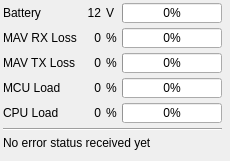
<?xml version="1.0" encoding="UTF-8"?>
<ui version="4.0">
 <class>uasInfo</class>
 <widget class="QWidget" name="uasInfo">
  <property name="geometry">
   <rect>
    <x>0</x>
    <y>0</y>
    <width>230</width>
    <height>161</height>
   </rect>
  </property>
  <property name="windowTitle">
   <string>Status Details</string>
  </property>
  <property name="styleSheet">
   <string notr="true"/>
  </property>
  <layout class="QGridLayout" name="gridLayout" rowstretch="0,0,0,0,0,0,0,100" columnstretch="0,0,0,0,0,0,0">
   <property name="margin">
    <number>3</number>
   </property>
   <property name="spacing">
    <number>5</number>
   </property>
   <item row="0" column="0">
    <widget class="QLabel" name="label">
     <property name="text">
      <string>Battery</string>
     </property>
    </widget>
   </item>
   <item row="0" column="1">
    <spacer name="horizontalSpacer_2">
     <property name="orientation">
      <enum>Qt::Horizontal</enum>
     </property>
     <property name="sizeType">
      <enum>QSizePolicy::Maximum</enum>
     </property>
     <property name="sizeHint" stdset="0">
      <size>
       <width>13</width>
       <height>15</height>
      </size>
     </property>
    </spacer>
   </item>
   <item row="0" column="2">
    <widget class="QLabel" name="voltageLabel">
     <property name="text">
      <string>12</string>
     </property>
     <property name="textFormat">
      <enum>Qt::AutoText</enum>
     </property>
     <property name="alignment">
      <set>Qt::AlignRight|Qt::AlignTrailing|Qt::AlignVCenter</set>
     </property>
    </widget>
   </item>
   <item row="0" column="3">
    <widget class="QLabel" name="label_7">
     <property name="text">
      <string>V</string>
     </property>
     <property name="textFormat">
      <enum>Qt::AutoText</enum>
     </property>
     <property name="alignment">
      <set>Qt::AlignLeading|Qt::AlignLeft|Qt::AlignVCenter</set>
     </property>
    </widget>
   </item>
   <item row="0" column="4" colspan="2">
    <widget class="QProgressBar" name="batteryBar">
     <property name="sizePolicy">
      <sizepolicy hsizetype="MinimumExpanding" vsizetype="Fixed">
       <horstretch>10</horstretch>
       <verstretch>18</verstretch>
      </sizepolicy>
     </property>
     <property name="minimumSize">
      <size>
       <width>100</width>
       <height>0</height>
      </size>
     </property>
     <property name="maximumSize">
      <size>
       <width>16777215</width>
       <height>20</height>
      </size>
     </property>
     <property name="baseSize">
      <size>
       <width>0</width>
       <height>18</height>
      </size>
     </property>
     <property name="minimum">
      <number>0</number>
     </property>
     <property name="maximum">
      <number>100</number>
     </property>
     <property name="value">
      <number>0</number>
     </property>
     <property name="textVisible">
      <bool>true</bool>
     </property>
     <property name="format">
      <string>%p%</string>
     </property>
    </widget>
   </item>
   <item row="1" column="0">
    <widget class="QLabel" name="label_2">
     <property name="text">
      <string>MAV RX Loss</string>
     </property>
    </widget>
   </item>
   <item row="1" column="1">
    <spacer name="horizontalSpacer_3">
     <property name="orientation">
      <enum>Qt::Horizontal</enum>
     </property>
     <property name="sizeType">
      <enum>QSizePolicy::Maximum</enum>
     </property>
     <property name="sizeHint" stdset="0">
      <size>
       <width>13</width>
       <height>15</height>
      </size>
     </property>
    </spacer>
   </item>
   <item row="1" column="2">
    <widget class="QLabel" name="receiveLossLabel">
     <property name="text">
      <string>0</string>
     </property>
     <property name="textFormat">
      <enum>Qt::AutoText</enum>
     </property>
     <property name="alignment">
      <set>Qt::AlignRight|Qt::AlignTrailing|Qt::AlignVCenter</set>
     </property>
    </widget>
   </item>
   <item row="1" column="3">
    <widget class="QLabel" name="label_8">
     <property name="text">
      <string>%</string>
     </property>
     <property name="textFormat">
      <enum>Qt::AutoText</enum>
     </property>
     <property name="alignment">
      <set>Qt::AlignLeading|Qt::AlignLeft|Qt::AlignVCenter</set>
     </property>
    </widget>
   </item>
   <item row="1" column="4" colspan="2">
    <widget class="QProgressBar" name="receiveLossBar">
     <property name="sizePolicy">
      <sizepolicy hsizetype="MinimumExpanding" vsizetype="Fixed">
       <horstretch>10</horstretch>
       <verstretch>18</verstretch>
      </sizepolicy>
     </property>
     <property name="minimumSize">
      <size>
       <width>100</width>
       <height>0</height>
      </size>
     </property>
     <property name="maximumSize">
      <size>
       <width>16777215</width>
       <height>20</height>
      </size>
     </property>
     <property name="baseSize">
      <size>
       <width>0</width>
       <height>18</height>
      </size>
     </property>
     <property name="value">
      <number>0</number>
     </property>
     <property name="textVisible">
      <bool>true</bool>
     </property>
     <property name="format">
      <string>%p%</string>
     </property>
    </widget>
   </item>
   <item row="2" column="0">
    <widget class="QLabel" name="label_6">
     <property name="text">
      <string>MAV TX Loss</string>
     </property>
    </widget>
   </item>
   <item row="2" column="1">
    <spacer name="horizontalSpacer_9">
     <property name="orientation">
      <enum>Qt::Horizontal</enum>
     </property>
     <property name="sizeType">
      <enum>QSizePolicy::Maximum</enum>
     </property>
     <property name="sizeHint" stdset="0">
      <size>
       <width>13</width>
       <height>15</height>
      </size>
     </property>
    </spacer>
   </item>
   <item row="2" column="2">
    <widget class="QLabel" name="sendLossLabel">
     <property name="text">
      <string>0</string>
     </property>
     <property name="textFormat">
      <enum>Qt::AutoText</enum>
     </property>
     <property name="alignment">
      <set>Qt::AlignRight|Qt::AlignTrailing|Qt::AlignVCenter</set>
     </property>
    </widget>
   </item>
   <item row="2" column="3">
    <widget class="QLabel" name="label_11">
     <property name="text">
      <string>%</string>
     </property>
     <property name="textFormat">
      <enum>Qt::AutoText</enum>
     </property>
     <property name="alignment">
      <set>Qt::AlignLeading|Qt::AlignLeft|Qt::AlignVCenter</set>
     </property>
    </widget>
   </item>
   <item row="2" column="4" colspan="2">
    <widget class="QProgressBar" name="sendLossBar">
     <property name="sizePolicy">
      <sizepolicy hsizetype="MinimumExpanding" vsizetype="Fixed">
       <horstretch>10</horstretch>
       <verstretch>18</verstretch>
      </sizepolicy>
     </property>
     <property name="minimumSize">
      <size>
       <width>100</width>
       <height>0</height>
      </size>
     </property>
     <property name="maximumSize">
      <size>
       <width>16777215</width>
       <height>20</height>
      </size>
     </property>
     <property name="baseSize">
      <size>
       <width>0</width>
       <height>18</height>
      </size>
     </property>
     <property name="value">
      <number>0</number>
     </property>
     <property name="textVisible">
      <bool>true</bool>
     </property>
     <property name="format">
      <string>%p%</string>
     </property>
    </widget>
   </item>
   <item row="3" column="0">
    <widget class="QLabel" name="label_3">
     <property name="text">
      <string>MCU Load</string>
     </property>
    </widget>
   </item>
   <item row="3" column="1">
    <spacer name="horizontalSpacer_4">
     <property name="orientation">
      <enum>Qt::Horizontal</enum>
     </property>
     <property name="sizeType">
      <enum>QSizePolicy::Maximum</enum>
     </property>
     <property name="sizeHint" stdset="0">
      <size>
       <width>13</width>
       <height>15</height>
      </size>
     </property>
    </spacer>
   </item>
   <item row="3" column="2">
    <widget class="QLabel" name="loadLabel">
     <property name="text">
      <string>0</string>
     </property>
     <property name="textFormat">
      <enum>Qt::AutoText</enum>
     </property>
     <property name="alignment">
      <set>Qt::AlignRight|Qt::AlignTrailing|Qt::AlignVCenter</set>
     </property>
    </widget>
   </item>
   <item row="3" column="3">
    <widget class="QLabel" name="label_9">
     <property name="text">
      <string>%</string>
     </property>
     <property name="textFormat">
      <enum>Qt::AutoText</enum>
     </property>
     <property name="alignment">
      <set>Qt::AlignLeading|Qt::AlignLeft|Qt::AlignVCenter</set>
     </property>
    </widget>
   </item>
   <item row="3" column="4" colspan="2">
    <widget class="QProgressBar" name="loadBar">
     <property name="sizePolicy">
      <sizepolicy hsizetype="MinimumExpanding" vsizetype="Fixed">
       <horstretch>10</horstretch>
       <verstretch>18</verstretch>
      </sizepolicy>
     </property>
     <property name="minimumSize">
      <size>
       <width>100</width>
       <height>0</height>
      </size>
     </property>
     <property name="maximumSize">
      <size>
       <width>16777215</width>
       <height>20</height>
      </size>
     </property>
     <property name="baseSize">
      <size>
       <width>0</width>
       <height>18</height>
      </size>
     </property>
     <property name="value">
      <number>0</number>
     </property>
     <property name="textVisible">
      <bool>true</bool>
     </property>
     <property name="format">
      <string>%p%</string>
     </property>
    </widget>
   </item>
   <item row="5" column="0" colspan="6">
    <widget class="Line" name="line">
     <property name="orientation">
      <enum>Qt::Horizontal</enum>
     </property>
    </widget>
   </item>
   <item row="7" column="0" colspan="7">
    <spacer name="verticalSpacer">
     <property name="orientation">
      <enum>Qt::Vertical</enum>
     </property>
     <property name="sizeType">
      <enum>QSizePolicy::Expanding</enum>
     </property>
     <property name="sizeHint" stdset="0">
      <size>
       <width>0</width>
       <height>0</height>
      </size>
     </property>
    </spacer>
   </item>
   <item row="6" column="0" colspan="6">
    <widget class="QLabel" name="errorLabel">
     <property name="text">
      <string>No error status received yet</string>
     </property>
    </widget>
   </item>
   <item row="4" column="0">
    <widget class="QLabel" name="label_4">
     <property name="text">
      <string>CPU Load</string>
     </property>
    </widget>
   </item>
   <item row="4" column="2">
    <widget class="QLabel" name="label_5">
     <property name="text">
      <string>0</string>
     </property>
     <property name="alignment">
      <set>Qt::AlignRight|Qt::AlignTrailing|Qt::AlignVCenter</set>
     </property>
    </widget>
   </item>
   <item row="4" column="3">
    <widget class="QLabel" name="label_10">
     <property name="text">
      <string>%</string>
     </property>
    </widget>
   </item>
   <item row="4" column="4" colspan="2">
    <widget class="QProgressBar" name="progressBar">
     <property name="maximumSize">
      <size>
       <width>16777215</width>
       <height>20</height>
      </size>
     </property>
     <property name="baseSize">
      <size>
       <width>0</width>
       <height>18</height>
      </size>
     </property>
     <property name="value">
      <number>0</number>
     </property>
    </widget>
   </item>
   <item row="4" column="1">
    <spacer name="horizontalSpacer">
     <property name="orientation">
      <enum>Qt::Horizontal</enum>
     </property>
     <property name="sizeHint" stdset="0">
      <size>
       <width>13</width>
       <height>15</height>
      </size>
     </property>
    </spacer>
   </item>
  </layout>
 </widget>
 <resources/>
 <connections/>
</ui>
